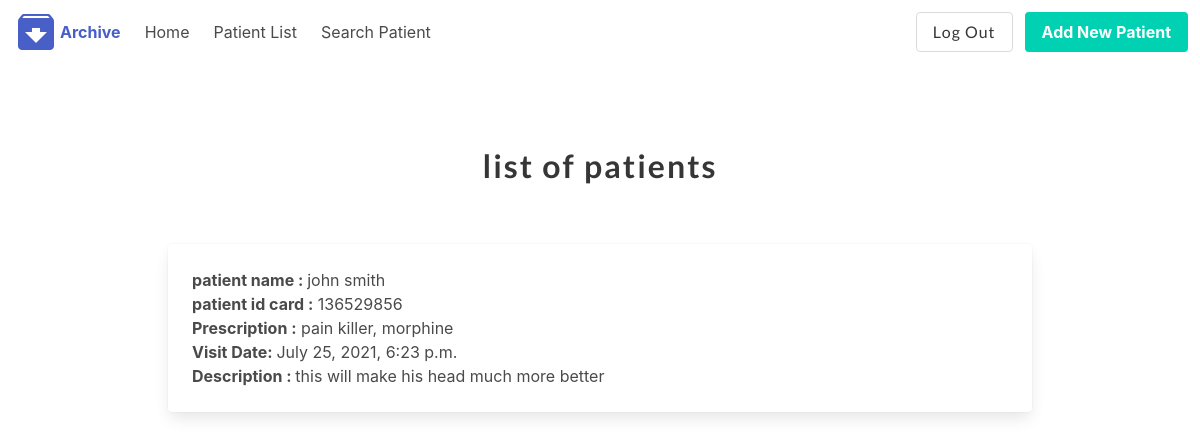
/patient/4/Prescription (signed in), run on the app's committed database.
### patienthistory/models.py (models this page shows, shortened)
class Patient(models.Model):
    drId = models.ForeignKey(User, on_delete=models.CASCADE, default=1)
    first_name = models.CharField(max_length=50, null=True, blank=True)
    last_name = models.CharField(max_length=50, null=True, blank=True)
    picture = models.ImageField(upload_to='profile_pics', blank=True, null=True, verbose_name='Picture')
    phone = models.CharField(max_length=50, null=True, blank=True)
    about = models.TextField(max_length=300, null=True, blank=True)
    email = models.CharField(max_length=50, null=True, blank=True)
    Id_card_number = models.CharField(max_length=50, null=True, blank=True)
    location = models.CharField(max_length=50, null=True, blank=True)
    illness = models.CharField(max_length=50, null=True, blank=True)

class PatientHistory(models.Model):
    PatientId = models.ForeignKey(Patient, on_delete=models.CASCADE, blank=True, null=True)
    Prescription = models.TextField(max_length=300, null=True, blank=True)
    nextVisit = models.DateTimeField(null=True, blank=True)
    picture = models.ImageField(upload_to='profile_pics', blank=True, null=True, verbose_name='Picture')
    VisitDate = models.DateTimeField(auto_now_add=True, blank=True)
    Description = models.TextField(max_length=300, null=True, blank=True)

### patienthistory/views.py (the view)
# urls.py: path('<history>/Prescription', views.Prescription, name='Prescription'),
@login_required
def Prescription(request, history):
    history = PatientHistory.objects.get(id=history)
    username = Patient.objects.get(id=history.PatientId_id)
    context = {'history': history,
               'username': username
               }
    return render(request, 'patienthistory/Prescription.html', context)

### patienthistory/templates/patienthistory/Prescription.html (shortened to what this page needs)
{% extends 'patienthistory/base.html' %}
{% block content %}
    <section class="section">
        <div class="container">
            <div class="columns is-mobile is-centered">
                <div class="column">
                    <br>
                    <div class="column">
                        <h1 class="title" style="text-align: center">
                            list of patients
                        </h1>
                    </div>
                    <section class="section">
                        <div class="container">
                            <div class="card">
                                <div class="card-content">
                                    <div class="content">
                                       <b> patient name : </b>{{ username.first_name }} {{ username.last_name }} <br>
                                       <b>patient id card :</b>  {{ username.Id_card_number }} <br>
                                        <b>Prescription :</b> {{ history.Prescription }} <br>
                                       <b>Visit Date: </b> {{ history.VisitDate }} <br>
                                        {% if history.Description %}
                                           <b>Description : </b> {{ history.Description }} <br>
                                        {% endif %}
                                    </div>
                                </div>
                            </div>
                        </div>
                    </section>
                </div>
            </div>
        </div>
    </section>
{% endblock %}

### patienthistory/static/patienthistory/style.css (style rules this page uses)
body { margin:0; }
h1 { font-family: 'Lato', sans-serif; font-weight:300; letter-spacing: 2px; font-size:48px; }

### data on the page
Patient: first_name "john", last_name "smith", Id_card_number "136529856"
PatientHistory: Prescription "pain killer, morphine", VisitDate "July 25, 2021, 6:23 p.m.", Description "this will make his head much more better"
